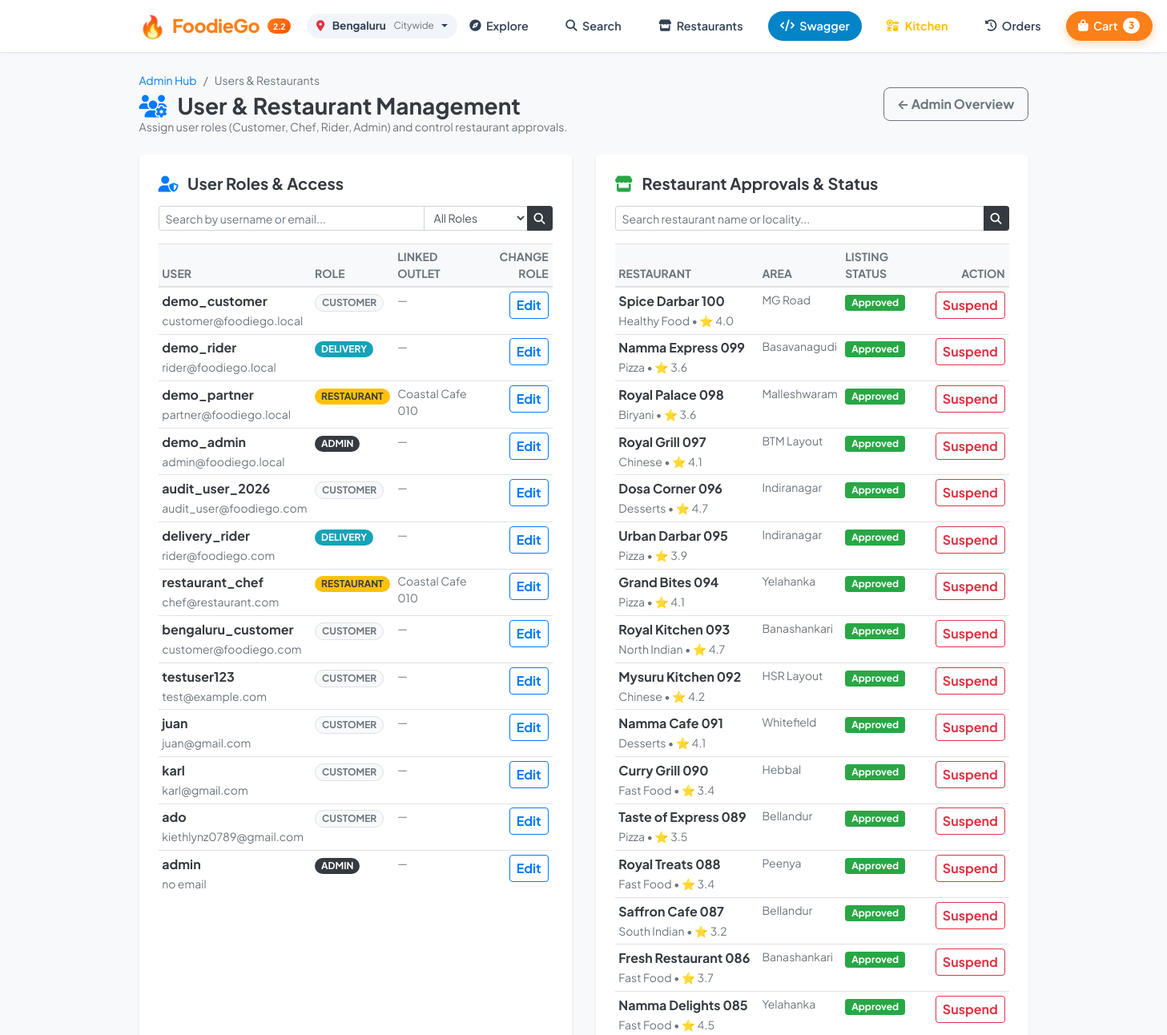
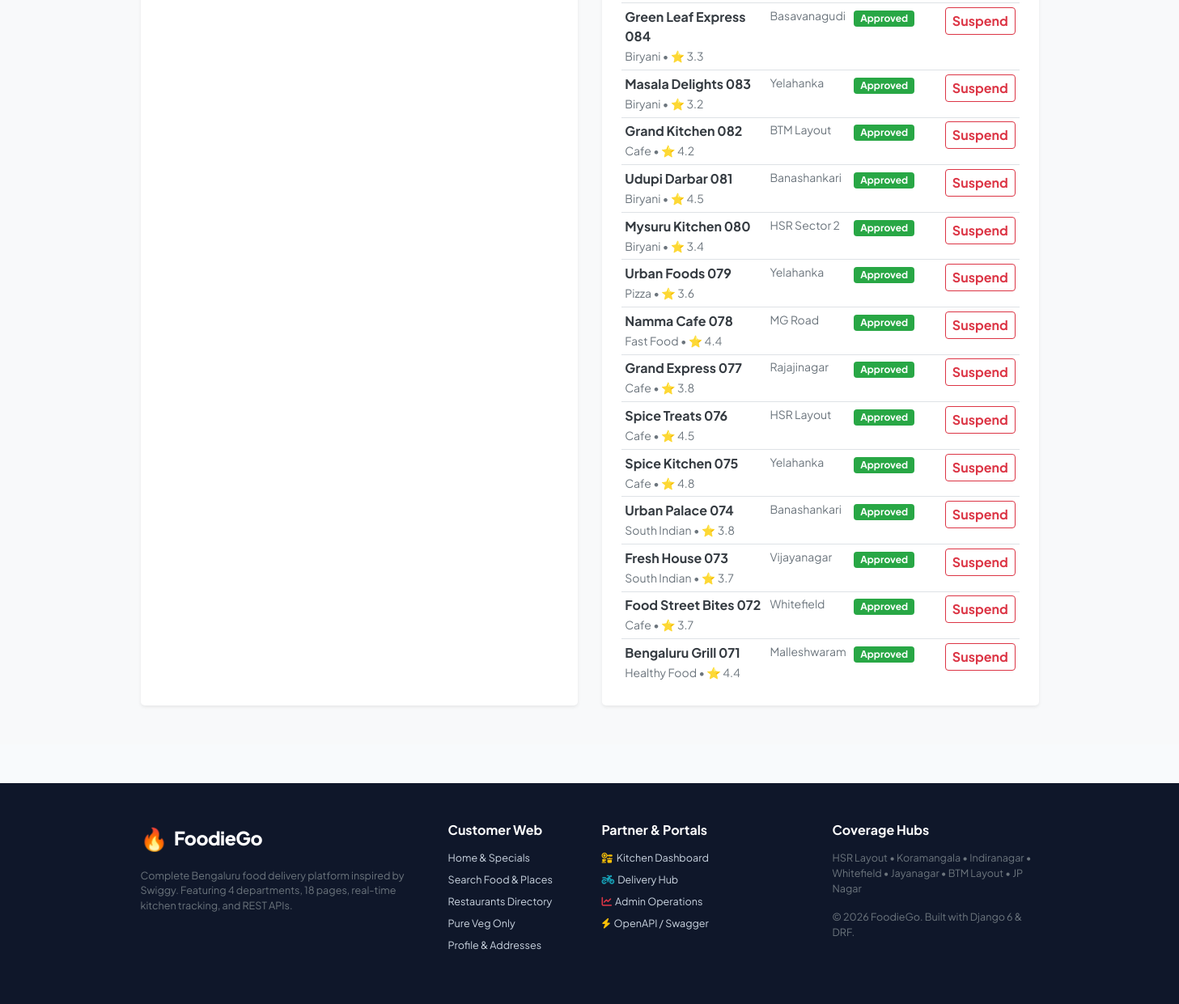
The page /admin-portal/users-restaurants/ (signed in) on the database its author committed (2 pictures, top to bottom).
### accounts/models.py (models this page shows, shortened)
class Profile(models.Model):
    ROLE_CHOICES = (
        ('CUSTOMER', 'Customer'),
        ('RESTAURANT', 'Restaurant Staff'),
        ('DELIVERY', 'Delivery Partner'),
        ('ADMIN', 'Platform Administrator'),
    )
    user = models.OneToOneField(User, on_delete=models.CASCADE, related_name='profile')
    role = models.CharField(max_length=20, choices=ROLE_CHOICES, default='CUSTOMER', db_index=True)
    restaurant = models.ForeignKey('main.Restaurant', on_delete=models.SET_NULL, null=True, blank=True, related_name='staff_profiles')
    phone_number = models.CharField(max_length=20, blank=True, default='')
    address = models.TextField(blank=True, default='Bengaluru, Karnataka')
    is_available = models.BooleanField(default=True)  # For delivery partners on duty
    vehicle_type = models.CharField(max_length=50, blank=True, default='Motorcycle')
    created_at = models.DateTimeField(auto_now_add=True)

### main/models.py (models this page shows, shortened)
class Restaurant(models.Model):
    owner = models.ForeignKey(User, on_delete=models.SET_NULL, null=True, blank=True, related_name='owned_restaurants')
    demo_id = models.IntegerField(unique=True, null=True, blank=True, db_index=True)
    name = models.CharField(max_length=200)
    slug = models.SlugField(max_length=250, unique=True)
    area = models.CharField(max_length=150, db_index=True)
    city = models.CharField(max_length=100, default='Bengaluru')
    state = models.CharField(max_length=100, default='Karnataka')
    cuisine = models.CharField(max_length=150, db_index=True)
    rating = models.FloatField(default=4.0)
    rating_count = models.IntegerField(default=0)
    average_cost_for_two = models.FloatField(default=300.0)
    estimated_delivery_minutes = models.IntegerField(default=30)
    delivery_fee = models.FloatField(default=0.0)
    latitude = models.FloatField(null=True, blank=True)
    longitude = models.FloatField(null=True, blank=True)
    is_open = models.BooleanField(default=True)
    opening_time = models.CharField(max_length=20, default='08:00 AM')
    closing_time = models.CharField(max_length=20, default='11:00 PM')
    contact_phone = models.CharField(max_length=30, blank=True, default='+91 80 2345 6789')
    address_details = models.TextField(blank=True, default='')
    is_approved = models.BooleanField(default=True)
    image_url = models.URLField(max_length=500, blank=True, default='')
    image = models.ImageField(upload_to='restaurant_images/', blank=True, null=True)
    data_type = models.CharField(max_length=50, default='SYNTHETIC_DEMO')
    created_at = models.DateTimeField(default=timezone.now)
    class Meta:
        ordering = ['-rating', 'name']
        verbose_name = 'Restaurant'
        verbose_name_plural = 'Restaurants'

### main/views.py (the view)
# urls.py: path('admin-portal/users-restaurants/', views.admin_portal_management, name='admin_portal_management'),
@login_required
@admin_required
def admin_portal_management(request):
    user_search = request.GET.get('u_q', '').strip()
    role_filter = request.GET.get('role', '').strip()
    rest_search = request.GET.get('r_q', '').strip()
    users = User.objects.select_related('profile').all().order_by('-date_joined')
    if user_search:
        users = users.filter(Q(username__icontains=user_search) | Q(email__icontains=user_search))
    if role_filter:
        users = users.filter(profile__role=role_filter)
    restaurants = Restaurant.objects.all().order_by('-id')
    if rest_search:
        restaurants = restaurants.filter(Q(name__icontains=rest_search) | Q(area__icontains=rest_search))
    context = {
        'users': users[:30],
        'restaurants': restaurants[:30],
        'all_restaurants': Restaurant.objects.all().order_by('name')[:50],
        'user_search': user_search,
        'role_filter': role_filter,
        'rest_search': rest_search,
    }
    return render(request, 'main/admin_management.html', context)

### main/context_processors.py (called while the page is built, shortened)
def cart_context(request):
    if request.user.is_authenticated:
        count = sum(ci.quantity for ci in CartItems.objects.filter(user=request.user, ordered=False))
        profile = getattr(request.user, 'profile', None)
        role = profile.role if profile else ('ADMIN' if request.user.is_superuser else 'CUSTOMER')
        restaurant = profile.restaurant if profile else None
        return {
            'cart_count': count,
            'current_user_role': role,
            'user_restaurant': restaurant,
            'is_restaurant_role': role in ['RESTAURANT', 'ADMIN'] or request.user.is_superuser,
            'is_delivery_role': role in ['DELIVERY', 'ADMIN'] or request.user.is_superuser,
            'is_admin_role': role == 'ADMIN' or request.user.is_superuser or request.user.is_staff,
        }

### main/templates/main/admin_management.html (shortened to what this page needs)
{% extends 'main/layout.html' %}
{% load static %}
{% block content %}
<div class="admin-portal-wrapper py-4" style="background: #f8f9fa; min-height: 85vh;">
    <div class="container">
        <div class="d-flex flex-wrap justify-content-between align-items-center mb-4">
            <div>
                <nav aria-label="breadcrumb">
                    <ol class="breadcrumb bg-transparent p-0 mb-1 small">
                        <li class="breadcrumb-item"><a href="{% url 'main:admin_portal_overview' %}">Admin Hub</a></li>
                        <li class="breadcrumb-item active" aria-current="page">Users & Restaurants</li>
                    </ol>
                </nav>
                <h3 class="font-weight-bold text-dark mb-0">
                    <i class="fa-solid fa-users-gear text-primary mr-2"></i> User & Restaurant Management
                </h3>
                <p class="small text-muted mb-0">Assign user roles (Customer, Chef, Rider, Admin) and control restaurant approvals.</p>
            </div>
            <a href="{% url 'main:admin_portal_overview' %}" class="btn btn-outline-secondary font-weight-bold px-3 py-2" style="border-radius: 8px;">
                &larr; Admin Overview
            </a>
        </div>
        <div class="row">
            <div class="col-lg-6 mb-4">
                <div class="card border-0 shadow-sm rounded-lg p-4 bg-white h-100" style="border-radius: 16px;">
                    <div class="d-flex justify-content-between align-items-center mb-3">
                        <h5 class="font-weight-bold text-dark mb-0">
                            <i class="fa-solid fa-user-shield text-primary mr-2"></i> User Roles & Access
                        </h5>
                    </div>
                    <form action="{% url 'main:admin_portal_management' %}" method="get" class="mb-3">
                        <div class="input-group input-group-sm">
                            <input type="text" name="u_q" value="{{ user_search }}" class="form-control" placeholder="Search by username or email...">
                            <select name="role" class="form-control" style="max-width: 130px;">
                                <option value="">All Roles</option>
                            </select>
                            <div class="input-group-append">
                                <button class="btn btn-dark" type="submit"><i class="fa-solid fa-magnifying-glass"></i></button>
                            </div>
                        </div>
                    </form>
                    <div class="table-responsive">
                        <table class="table table-sm table-hover mb-0 align-middle">
                            <thead class="bg-light small text-muted text-uppercase">
                                <tr>
                                    <th>User</th>
                                    <th>Role</th>
                                    <th>Linked Outlet</th>
                                    <th class="text-right">Change Role</th>
                                </tr>
                            </thead>
                            <tbody>
                                {% for u in users %}
                                    <tr>
                                        <td>
                                            <div class="font-weight-bold text-dark">{{ u.username }}</div>
                                            <small class="text-muted">{{ u.email|default:"no email" }}</small>
                                        </td>
                                        <td>
                                            <span class="badge badge-pill
                                                {% if u.profile.role == 'ADMIN' or u.is_superuser %}badge-dark
                                                {% elif u.profile.role == 'RESTAURANT' %}badge-warning text-dark
                                                {% elif u.profile.role == 'DELIVERY' %}badge-info
                                                {% else %}badge-light border text-muted{% endif %} font-weight-bold px-2 py-1">
                                                {{ u.profile.role|default:"CUSTOMER" }}
                                            </span>
                                        </td>
                                        <td class="small text-muted">
                                            {{ u.profile.restaurant.name|default:"—"|truncatechars:18 }}
                                        </td>
                                        <td class="text-right">
                                            <button class="btn btn-xs btn-outline-primary font-weight-bold py-1 px-2" data-toggle="modal" data-target="#roleModal_{{ u.id }}">
                                                Edit
                                            </button>
                                        </td>
                                    </tr>
                                {% endfor %}
                            </tbody>
                        </table>
                    </div>
                </div>
            </div>
            <div class="col-lg-6 mb-4">
                <div class="card border-0 shadow-sm rounded-lg p-4 bg-white h-100" style="border-radius: 16px;">
                    <div class="d-flex justify-content-between align-items-center mb-3">
                        <h5 class="font-weight-bold text-dark mb-0">
                            <i class="fa-solid fa-store text-success mr-2"></i> Restaurant Approvals & Status
                        </h5>
                    </div>
                    <form action="{% url 'main:admin_portal_management' %}" method="get" class="mb-3">
                        <div class="input-group input-group-sm">
                            <input type="text" name="r_q" value="{{ rest_search }}" class="form-control" placeholder="Search restaurant name or locality...">
                            <div class="input-group-append">
                                <button class="btn btn-dark" type="submit"><i class="fa-solid fa-magnifying-glass"></i></button>
                            </div>
                        </div>
                    </form>
                    <div class="table-responsive">
                        <table class="table table-sm table-hover mb-0 align-middle">
                            <thead class="bg-light small text-muted text-uppercase">
                                <tr>
                                    <th>Restaurant</th>
                                    <th>Area</th>
                                    <th>Listing Status</th>
                                    <th class="text-right">Action</th>
                                </tr>
                            </thead>
                            <tbody>
                                {% for r in restaurants %}
                                    <tr>
                                        <td>
                                            <div class="font-weight-bold text-dark">{{ r.name }}</div>
                                            <small class="text-muted">{{ r.cuisine }} • ⭐ {{ r.rating }}</small>
                                        </td>
                                        <td class="small text-muted">{{ r.area }}</td>
                                        <td>
                                            {% if r.is_approved %}
                                                <span class="badge badge-success px-2 py-1 font-weight-bold">Approved</span>
                                            {% else %}
                                                <span class="badge badge-danger px-2 py-1 font-weight-bold">Suspended</span>
                                            {% endif %}
                                        </td>
                                        <td class="text-right">
                                            <form action="{% url 'main:admin_toggle_restaurant_approval' r.id %}" method="post" class="d-inline">
                                                {% if r.is_approved %}
                                                    <button type="submit" class="btn btn-xs btn-outline-danger font-weight-bold py-1 px-2">
                                                        Suspend
                                                    </button>
                                                {% else %}
                                                    <button type="submit" class="btn btn-xs btn-outline-success font-weight-bold py-1 px-2">
                                                        Approve
                                                    </button>
                                                {% endif %}
                                            </form>
                                        </td>
                                    </tr>
                                {% endfor %}
                            </tbody>
                        </table>
                    </div>
                </div>
            </div>
        </div>
    </div>
</div>
{% endblock %}

### main/static/main/foodiego.css (style rules this page uses)
:root { --primary: #fc8019; --primary-hover: #e06c07; --primary-light: #fff5ed; --secondary: #10b981; --secondary-light: #ecfdf5; --danger: #ef4444; --danger-light: #fef2f2; --dark: #0f172a; --slate-800: #1e293b; --slate-700: #334155; --slate-600: #475569; --slate-500: #64748b; --slate-300: #cbd5e1; --slate-100: #f1f5f9; --bg-page: #f8fafc; --card-bg: #ffffff; --border-color: #e2e8f0; --radius-sm: 8px; --radius-md: 14px; --radius-lg: 20px; --radius-full: 9999px; --shadow-sm: 0 1px 3px rgba(15, 23, 42, 0.06); --shadow-md: 0 8px 20px -4px rgba(15, 23, 42, 0.08), 0 4px 8px -2px rgba(15, 23, 42, 0.04); --shadow-lg: 0 20px 30px -8px rgba(15, 23, 42, 0.12), 0 8px 12px -4px rgba(15, 23, 42, 0.05); --transition: all 0.22s cubic-bezier(0.4, 0, 0.2, 1); }
* { box-sizing: border-box; margin: 0; padding: 0; }
body { font-family: 'Plus Jakarta Sans', -apple-system, BlinkMacSystemFont, 'Segoe UI', Roboto, sans-serif; background-color: var(--bg-page); color: var(--dark); line-height: 1.5; -webkit-font-smoothing: antialiased; }

### rows shown on the page
Restaurant: name "Spice Darbar 100", cuisine "Healthy Food", rating "4.0", area "MG Road", is_approved "Approved"
Restaurant: name "Namma Express 099", cuisine "Pizza", rating "3.6", area "Basavanagudi", is_approved "Approved"
Restaurant: name "Royal Palace 098", cuisine "Biryani", rating "3.6", area "Malleshwaram", is_approved "Approved"
Restaurant: name "Royal Grill 097", cuisine "Chinese", rating "4.1", area "BTM Layout", is_approved "Approved"
Restaurant: name "Dosa Corner 096", cuisine "Desserts", rating "4.7", area "Indiranagar", is_approved "Approved"
Restaurant: name "Urban Darbar 095", cuisine "Pizza", rating "3.9", area "Indiranagar", is_approved "Approved"
Restaurant: name "Grand Bites 094", cuisine "Pizza", rating "4.1", area "Yelahanka", is_approved "Approved"
Restaurant: name "Royal Kitchen 093", cuisine "North Indian", rating "4.7", area "Banashankari", is_approved "Approved"
Restaurant: name "Mysuru Kitchen 092", cuisine "Chinese", rating "4.2", area "HSR Layout", is_approved "Approved"
Restaurant: name "Namma Cafe 091", cuisine "Desserts", rating "4.1", area "Whitefield", is_approved "Approved"
Restaurant: name "Curry Grill 090", cuisine "Fast Food", rating "3.4", area "Hebbal", is_approved "Approved"
Restaurant: name "Taste of Express 089", cuisine "Pizza", rating "3.5", area "Bellandur", is_approved "Approved"
Restaurant: name "Royal Treats 088", cuisine "Fast Food", rating "3.4", area "Peenya", is_approved "Approved"
Restaurant: name "Saffron Cafe 087", cuisine "South Indian", rating "3.2", area "Bellandur", is_approved "Approved"
Restaurant: name "Fresh Restaurant 086", cuisine "Fast Food", rating "3.7", area "Banashankari", is_approved "Approved"
Restaurant: name "Namma Delights 085", cuisine "Fast Food", rating "4.5", area "Yelahanka", is_approved "Approved"
Restaurant: name "Green Leaf Express 084", cuisine "Biryani", rating "3.3", area "Basavanagudi", is_approved "Approved"
Restaurant: name "Masala Delights 083", cuisine "Biryani", rating "3.2", area "Yelahanka", is_approved "Approved"
Restaurant: name "Grand Kitchen 082", cuisine "Cafe", rating "4.2", area "BTM Layout", is_approved "Approved"
Restaurant: name "Udupi Darbar 081", cuisine "Biryani", rating "4.5", area "Banashankari", is_approved "Approved"
Restaurant: name "Mysuru Kitchen 080", cuisine "Biryani", rating "3.4", area "HSR Sector 2", is_approved "Approved"
Restaurant: name "Urban Foods 079", cuisine "Pizza", rating "3.6", area "Yelahanka", is_approved "Approved"
Restaurant: name "Namma Cafe 078", cuisine "Fast Food", rating "4.4", area "MG Road", is_approved "Approved"
Restaurant: name "Grand Express 077", cuisine "Cafe", rating "3.8", area "Rajajinagar", is_approved "Approved"
Restaurant: name "Spice Treats 076", cuisine "Cafe", rating "4.5", area "HSR Layout", is_approved "Approved"
Restaurant: name "Spice Kitchen 075", cuisine "Cafe", rating "4.8", area "Yelahanka", is_approved "Approved"
Restaurant: name "Urban Palace 074", cuisine "South Indian", rating "3.8", area "Banashankari", is_approved "Approved"

### other values the page prints
{{ cart_count }} "3"
{{ u.username }} "demo_customer"
{{ u.email|default:"no email" }} "customer@foodiego.local"
{{ u.profile.role|default:"CUSTOMER" }} "CUSTOMER"
{{ u.profile.restaurant.name|default:"—"|truncatechars:18 }} "—"
{{ u.username }} "demo_rider"
{{ u.email|default:"no email" }} "rider@foodiego.local"
{{ u.profile.role|default:"CUSTOMER" }} "DELIVERY"
{{ u.username }} "demo_partner"
{{ u.email|default:"no email" }} "partner@foodiego.local"
{{ u.profile.role|default:"CUSTOMER" }} "RESTAURANT"
{{ u.profile.restaurant.name|default:"—"|truncatechars:18 }} "Coastal Cafe 010"
{{ u.username }} "demo_admin"
{{ u.email|default:"no email" }} "admin@foodiego.local"
{{ u.profile.role|default:"CUSTOMER" }} "ADMIN"
